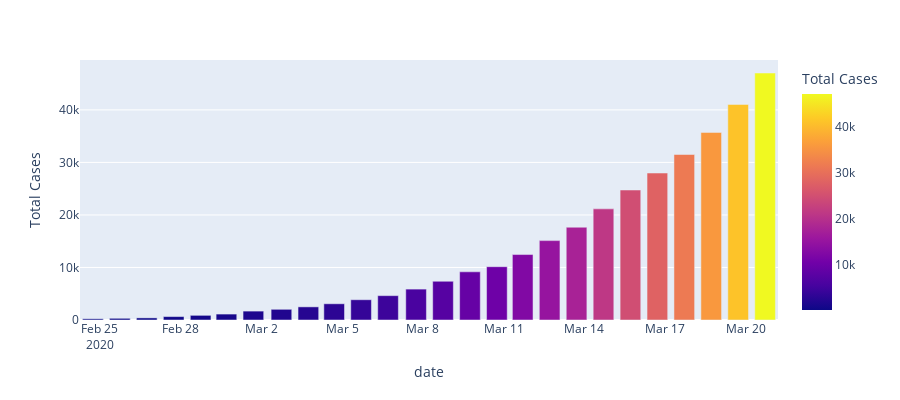

The notebook cell saved with this chart:
### Markdown cell above
#### Disease spread pattern

### Code cell
temp = Italy_df.groupby("date")["Total Cases"].sum().reset_index()
fig = px.bar(temp, x='date', y='Total Cases',
             hover_data=['Total Cases'], color='Total Cases',
             labels={'pop':'Total Number of confirmed Cases'}, height=400)
fig.show()

### Figure 1 — Plotly figure (JSON) as saved in the notebook; plotly's stock layout.template omitted (floating-point values rounded to 4 significant figures)
{"data": [{"alignmentgroup": "True", "customdata": [[229], [322], [400], [650], [888], [1128], [1694], [2036], [2502], [3089], [3858], [4636], [5883], [7375], [9172], [10149], [12462], [15113], [17660], [21157], [24747], [27980], [31506], [35713], [41035], [47021]], "hoverlabel": {"namelength": 0}, "hovertemplate": "date=%{x}<br>Total Cases=%{marker.color}", "legendgroup": "", "marker": {"color": [229, 322, 400, 650, 888, 1128, 1694, 2036, 2502, 3089, 3858, 4636, 5883, 7375, 9172, 10149, 12462, 15113, 17660, 21157, 24747, 27980, 31506, 35713, 41035, 47021], "coloraxis": "coloraxis"}, "name": "", "offsetgroup": "", "orientation": "v", "showlegend": false, "textposition": "auto", "type": "bar", "x": ["2020-02-24 18:00:00", "2020-02-25 18:00:00", "2020-02-26 18:00:00", "2020-02-27 18:00:00", "2020-02-28 18:00:00", "2020-02-29 17:00:00", "2020-03-01 17:00:00", "2020-03-02 18:00:00", "2020-03-03 18:00:00", "2020-03-04 17:00:00", "2020-03-05 17:00:00", "2020-03-06 17:00:00", "2020-03-07 18:00:00", "2020-03-08 18:00:00", "2020-03-09 18:00:00", "2020-03-10 18:00:00", "2020-03-11 17:00:00", "2020-03-12 17:00:00", "2020-03-13 17:00:00", "2020-03-14 17:00:00", "2020-03-15 17:00:00", "2020-03-16 17:00:00", "2020-03-17 17:00:00", "2020-03-18 17:00:00", "2020-03-19 17:00:00", "2020-03-20 17:00:00"], "xaxis": "x", "y": [229, 322, 400, 650, 888, 1128, 1694, 2036, 2502, 3089, 3858, 4636, 5883, 7375, 9172, 10149, 12462, 15113, 17660, 21157, 24747, 27980, 31506, 35713, 41035, 47021], "yaxis": "y"}], "layout": {"barmode": "relative", "coloraxis": {"colorbar": {"title": {"text": "Total Cases"}}, "colorscale": [[0.0, "#0d0887"], [0.1111, "#46039f"], [0.2222, "#7201a8"], [0.3333, "#9c179e"], [0.4444, "#bd3786"], [0.5556, "#d8576b"], [0.6667, "#ed7953"], [0.7778, "#fb9f3a"], [0.8889, "#fdca26"], [1.0, "#f0f921"]]}, "height": 400, "legend": {"tracegroupgap": 0}, "margin": {"t": 60}, "xaxis": {"anchor": "y", "domain": [0.0, 1.0], "title": {"text": "date"}}, "yaxis": {"anchor": "x", "domain": [0.0, 1.0], "title": {"text": "Total Cases"}}}}
